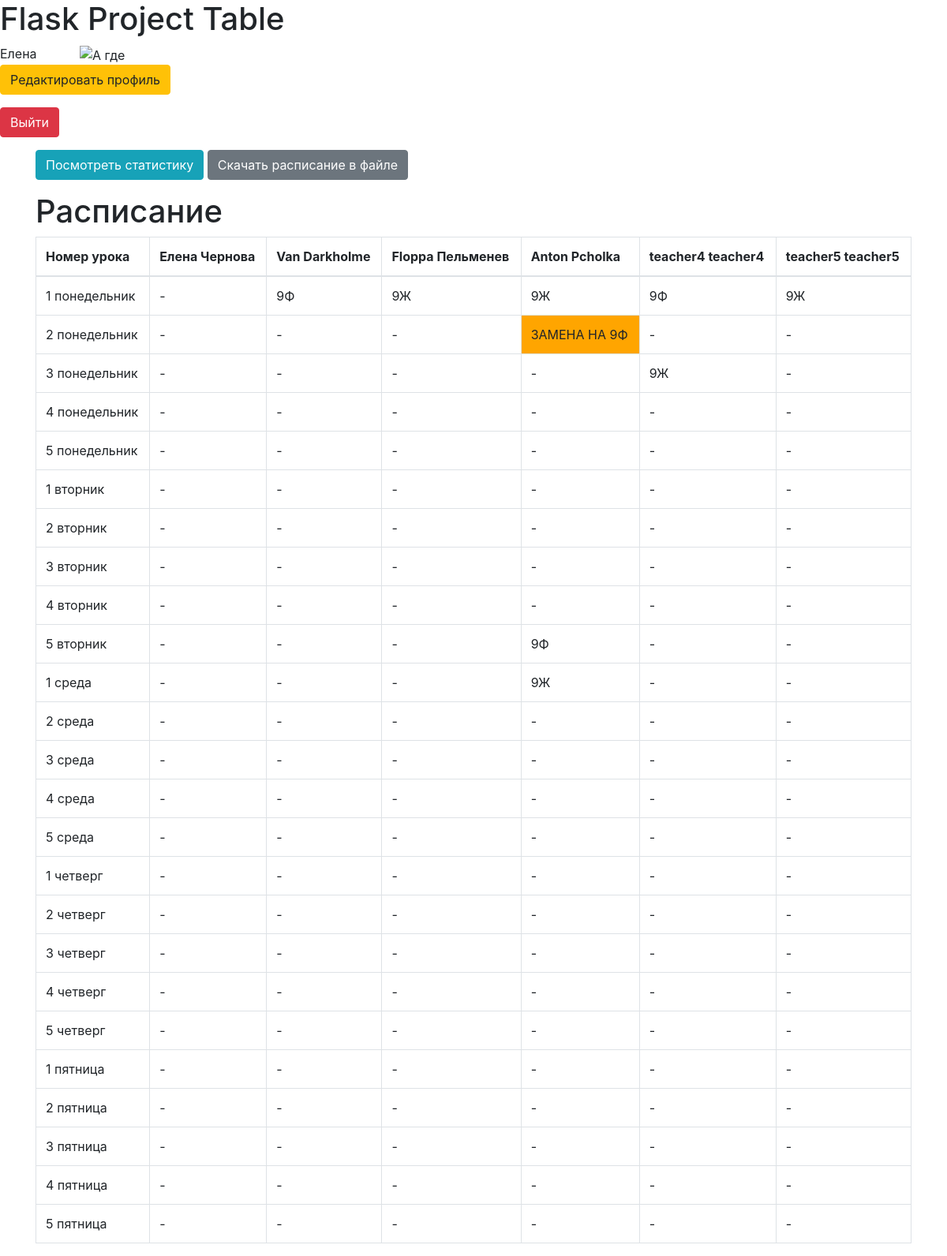
The page / (signed in) on the database its author committed.
### tables this page shows
CREATE TABLE "users"
(
	id INTEGER not null
		primary key,
	name VARCHAR,
	surname VARCHAR,
	patronymic VARCHAR,
	grade VARCHAR,
	email VARCHAR,
	hashed_password VARCHAR,
	modified_date DATETIME,
	access_level INTEGER,
	token VARCHAR
		unique,
	image VARCHAR default 'static/img/default.png'
);

CREATE TABLE "lessons"
(
    id      INTEGER not null
        primary key,
    topic   VARCHAR,
    grade   VARCHAR,
    teacher INTEGER
        references users,
    cabinet VARCHAR
, time VARCHAR default '1_monday');

### app.py (the view)
@app.route('/')
def base():
    rows = []
    header = []
    if current_user.is_authenticated:
        db_sess = db_session.create_session()
        user = db_sess.query(User).filter(User.id == current_user.id).first()
        if user.access_level == 1:
            header, rows = table_data_for_user(user.grade)
        elif user.access_level == 2:
            header, rows = table_data_for_teacher(user.id)
        elif user.access_level == 3:
            header, rows = table_data_for_admin()
    return render_template("show_table.html", rows=rows, header=header)

### app.py (called while the page is built)
@login_manager.user_loader
def load_user(user_id):
    db_sess = db_session.create_session()
    return db_sess.query(User).get(user_id)

### data/sqlalchemy/db_session.py (called while the page is built)
def create_session() -> Session:
    global __factory
    return __factory()

### templates/show_table.html
{% extends "base.html" %}
{% block content %}
    {% if current_user.is_authenticated %}
        <p>
            <a class="btn btn-info" href="/statistic">Посмотреть статистику</a>
            <a class="btn btn-secondary" href="/download_table">Скачать расписание в файле</a>
        </p>
        <h1>Расписание</h1>
        <table class="table table-bordered">
            <thead>
            <tr>
                {% for text in header %}
                    <th scope="col">{{ text }}</th>
                {% endfor %}
            </tr>
            </thead>
            <tbody>
            {% for row in rows %}
                <tr>
                    {% for text in row %}
                        {% if loop.index == 0 %}
                            <th scope="row">{{ text }}</th>
                        {% else %}
                            {% if text[0] == 'replacementText' %}
                                <td class="replacementText">{{ text[1] }}</td>
                            {% else %}
                                <td>{{ text }}</td>
                            {% endif %}
                        {% endif %}
                    {% endfor %}
                </tr>
            {% endfor %}
            </tbody>
        </table>
    {% else %}
        <h1>Войдите, чтобы увидить расписание</h1>
    {% endif %}
{% endblock %}

### templates/base.html (shortened to what this page needs)
<!DOCTYPE html>
<html lang="en">
<head>
    <link rel="stylesheet"
          href="https://stackpath.bootstrapcdn.com/bootstrap/4.4.1/css/bootstrap.min.css"
>
    <link rel="stylesheet" type="text/css"
          href="{{ url_for('static', filename='css/style.css') }}"/>
</head>
<body>
<h1>Flask Project Table</h1>
<nav>
    {% if current_user.is_authenticated %}
        {{ current_user.name }}
        <img style="margin-left: 50px;" src="{{ current_user.image }}" alt="А где" width=50 height=50>
        <p>
            <a class="btn btn-warning" href="/user_edit/{{ current_user.id }}">Редактировать
                профиль</a>
        </p>
        <p>
            <a class="btn btn-danger" href="/logout">Выйти</a>
        </p>
    {% else %}
        <p>
            <a class="btn btn-success" href="/token">Войти</a>
        </p>
    {% endif %}
</nav>
<main role="main" class="container">
    {% block content %}{% endblock %}
</main>
</body>
</html>

### static/css/style.css (style rules this page uses)
table { border: 1px solid grey; }
th { border: 1px solid grey; }
td { border: 1px solid grey; }
table { width: 100%; }
table { width: 600px; }
.replacementText { background-color: orange; }

### rows shown on the page
users: name "Елена"
lessons: grade "9Ф"
lessons: grade "9Ж"
lessons: grade "9Ж"
lessons: grade "9Ф"
lessons: grade "9Ж"
lessons: row "3 понедельник" "-" "-" "-" "-" "-", grade "9Ж"
lessons: row "5 вторник" "-" "-" "-" "-" "-", grade "9Ф"
lessons: row "1 среда" "-" "-" "-" "-" "-", grade "9Ж"

### other values the page prints
{{ text }} "Номер урока" "Елена Чернова" "Van Darkholme" "Floppa Пельменев" "Anton Pcholka" "teacher4 teacher4" "teacher5 teacher5"
{{ text }} "1 понедельник" "-" "2 понедельник" "-" "-" "-" "-" "-" "4 понедельник" "-" "-" "-" "-" "-" "-" "5 понедельник" "-" "-" "-" "-" "-" "-" "1 вторник" "-" "-" "-" "-" "-" "-" "2 вторник" "-" "-" "-" "-" "-" "-" "3 вторник" "-" "-" "-" "-" "-" "-" "4 вторник" "-" "-" "-" "-" "-" "-" "2 среда" "-" "-" "-" "-" "-" "-" "3 среда" "-" "-" "-" "-" "-" "-" "4 среда" "-" "-" "-" "-" "-" "-" "5 среда" "-" "-" "-" "-" "-" "-" "1 четверг" "-" "-" "-" "-" "-" "-" "2 четверг" "-" "-" "-" "-" "-" "-" "3 четверг" "-" "-" "-" "-" "-" "-" "4 четверг" "-" "-" "-" "-" "-" "-" "5 четверг" "-" "-" "-" "-" "-" "-" "1 пятница" "-" "-" "-" "-" "-" "-" "2 пятница" "-" "-" "-" "-" "-" "-" "3 пятница" "-" "-" "-" "-" "-" "-" "4 пятница" "-" "-" "-" "-" "-" "-" "5 пятница" "-" "-" "-" "-" "-" "-"
{{ text[1] }} "ЗАМЕНА НА 9Ф"
